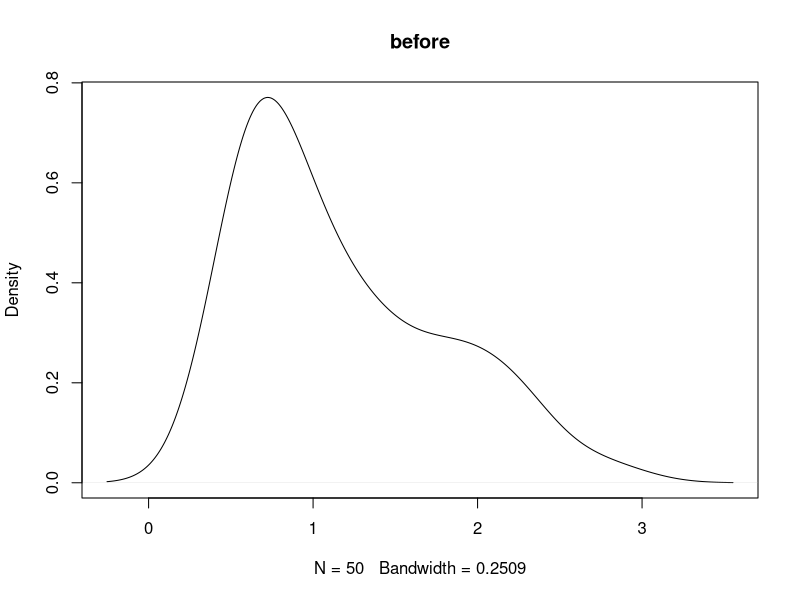
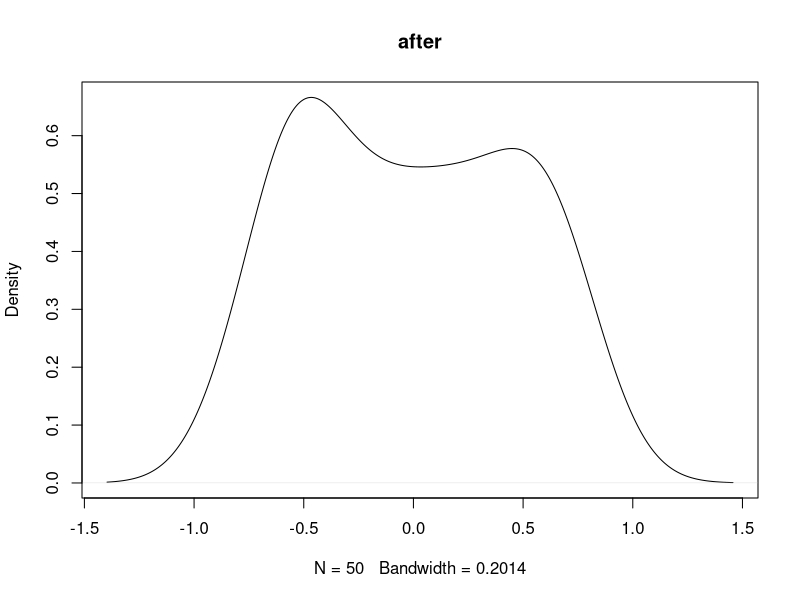

The R script that drew these images, in order:
# r2py crawler metadata
# package: recipes
# source_type: rd_example
# topic: step_BoxCox.Rd
# source_file: C:\Users\bened\AppData\Local\R\win-library\4.5\recipes\help
# lines: 14

suppressPackageStartupMessages(library(recipes))
rec <- recipe(~., data = as.data.frame(state.x77))

bc_trans <- step_BoxCox(rec, all_numeric())

bc_estimates <- prep(bc_trans, training = as.data.frame(state.x77))

bc_data <- bake(bc_estimates, as.data.frame(state.x77))

plot(density(state.x77[, "Illiteracy"]), main = "before")
plot(density(bc_data$Illiteracy), main = "after")

tidy(bc_trans, number = 1)
tidy(bc_estimates, number = 1)
